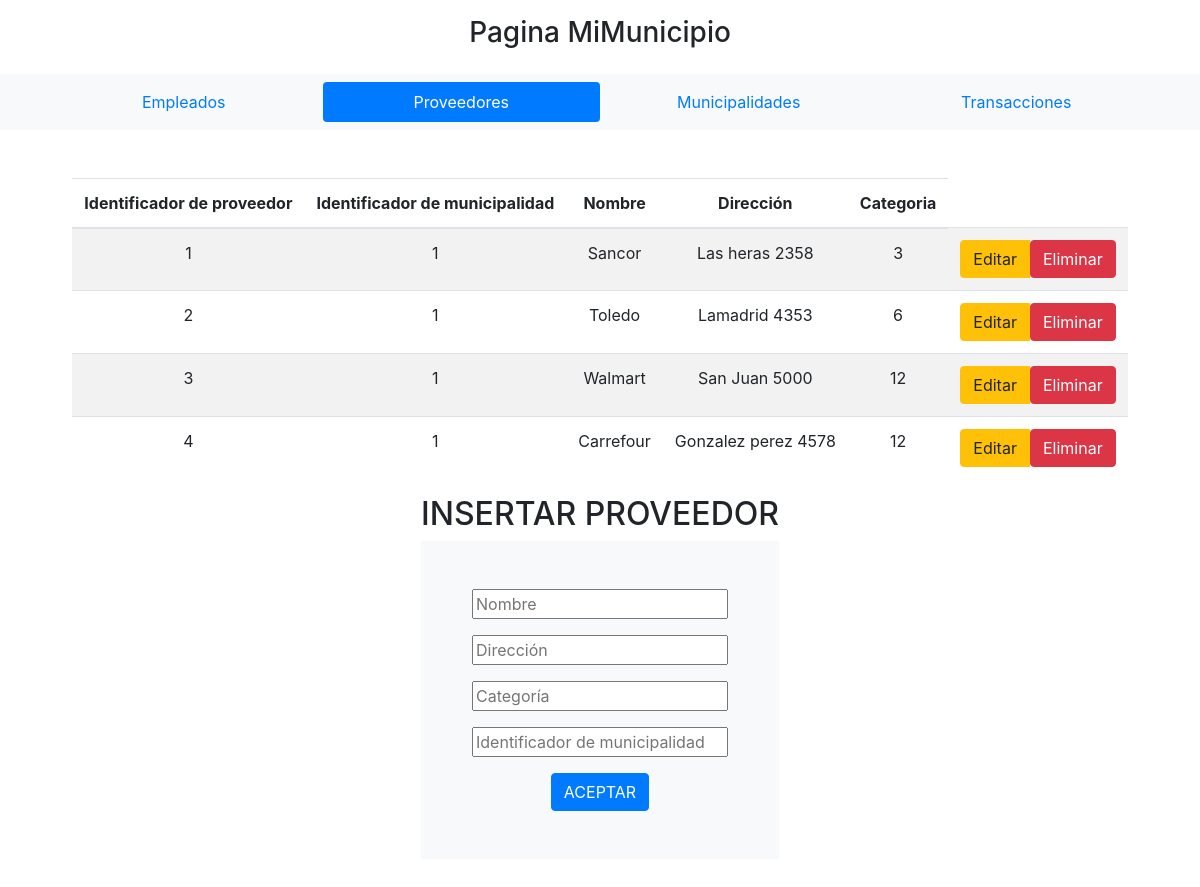
/Projecto_POO/index.php?pagina=proveedores, run on the app's committed database.
### tables this page shows
CREATE TABLE `proveedores` (
  `id_proveedor` int(11) NOT NULL,
  `id_municipalidad` int(11) NOT NULL,
  `nombre` varchar(100) DEFAULT NULL,
  `direccion` varchar(100) DEFAULT NULL,
  `categoria` smallint(6) DEFAULT NULL
);

### Projecto_POO/Controladores/plantilla.controlador.php (called while the page is built)
<?php
Class ControladorPlantilla{
	public function ctrTraerPlantilla(){
		include "vistas/plantilla.php";
	}
}

### Projecto_POO/index.php (called while the page is built)
<?php
require_once "controladores/plantilla.controlador.php";
require_once "controladores/formularios.controlador.php";
require_once "modelos/formularios.modelo.php";
$plantilla = new ControladorPlantilla();
$plantilla -> ctrTraerPlantilla();

### Projecto_POO/Modelos/conexion.php (called while the page is built)
<?php
class Conexion{
	static public function connect(){
		$conn = new PDO("mysql:host=localhost;dbname=proyecto_muni",
			            "root",
						"");
		$conn->setAttribute( PDO::ATTR_ERRMODE, PDO::ERRMODE_EXCEPTION );
		$conn->exec("set names utf8");
		return $conn;
	}
}

### Projecto_POO/Modelos/formularios.modelo.php (called while the page is built, shortened)
<?php
require_once "conexion.php";
class ModeloFormularios{
    static public function mdlSelect($tabla,$item,$valor){
        if($item == null & $valor == null){
            $stmt = Conexion::connect()->prepare("SELECT * FROM $tabla");
            $stmt->execute();
            return $stmt->fetchAll();
        }
        else{
        $stmt = Conexion::connect() ->prepare("SELECT * FROM $tabla WHERE $item = :$item ORDER BY $item DESC");
        $stmt -> bindParam(":".$item,$valor,PDO::PARAM_STR);
        $stmt ->execute();
        return $stmt->fetch();
        $stmt = null;
        }
    }
}
?>

### Projecto_POO/Controladores/formularios.controlador.php (called while the page is built, shortened)
<?php
class ControladorFormularios{
    static public function ctrlSelect($tabla,$item,$valor){
        $result_prove = ModeloFormularios::mdlSelect($tabla,$item,$valor);
        return $result_prove;
    }
}
?>

### Projecto_POO/Vistas/paginas/proveedores.php (the view, shortened to what this page needs)
<div class="row d-flex justify-content-center text-center">
<?php
$proveedores = ControladorFormularios::ctrlSelect("proveedores",null,null);
?>
<div class="column">
<table class="table table-striped">
    <thead>
        <tr>
            <th>Identificador de proveedor</th>
            <th>Identificador de municipalidad</th>
            <th>Nombre</th>
            <th>Dirección</th>
            <th>Categoria</th>
        </tr>
    </thead>
    <tbody>
    <?php foreach($proveedores as $key => $value):?>
        <tr>
            <td><?php echo $value["id_proveedor"];?></td>
            <td><?php echo $value["id_municipalidad"];?></td>
            <td><?php echo $value["nombre"];?></td>
            <td><?php echo $value["direccion"];?></td>
            <td><?php echo $value["categoria"];?></td>
            <td>
                <div class="btn-group">
                    <a href="index.php?pagina=editarProveedores&id_proveedor=<?php echo $value["id_proveedor"];?>" class="btn btn-warning">Editar</a>
                    <form method="POST">
                        <button type="submit" class="btn btn-danger">Eliminar</button>
                    </form>
                </div>
            </td>
        </tr>
    <?php endforeach ?>
    </tbody>
</table>
</div>
<div class="column">
	<h2>INSERTAR PROVEEDOR</h2>
<form class="p-5 bg-light" method="post">
		<div class="form-group">
			<input type="text" name="nombre" placeholder="Nombre">
		</div>
		<div class="form-group">
			<input type="text" name="direccion" placeholder="Dirección";>
		</div>
		<div class="form-group">
			<input type="text" name="categoria" placeholder="Categoría">
		</div>
		<div class="form-group">
			<input type="text" name="id_municipalidad" placeholder="Identificador de municipalidad">
		</div>
		<button type="submit" name="submit" class="btn btn-primary">ACEPTAR</button>
	</form>
	</div>
</div>

### data on the page
proveedores: id_proveedor "1", id_municipalidad "1", nombre "Sancor", direccion "Las heras 2358", categoria "3"
proveedores: id_proveedor "2", id_municipalidad "1", nombre "Toledo", direccion "Lamadrid 4353", categoria "6"
proveedores: id_proveedor "3", id_municipalidad "1", nombre "Walmart", direccion "San Juan 5000", categoria "12"
proveedores: id_proveedor "4", id_municipalidad "1", nombre "Carrefour", direccion "Gonzalez perez 4578", categoria "12"
